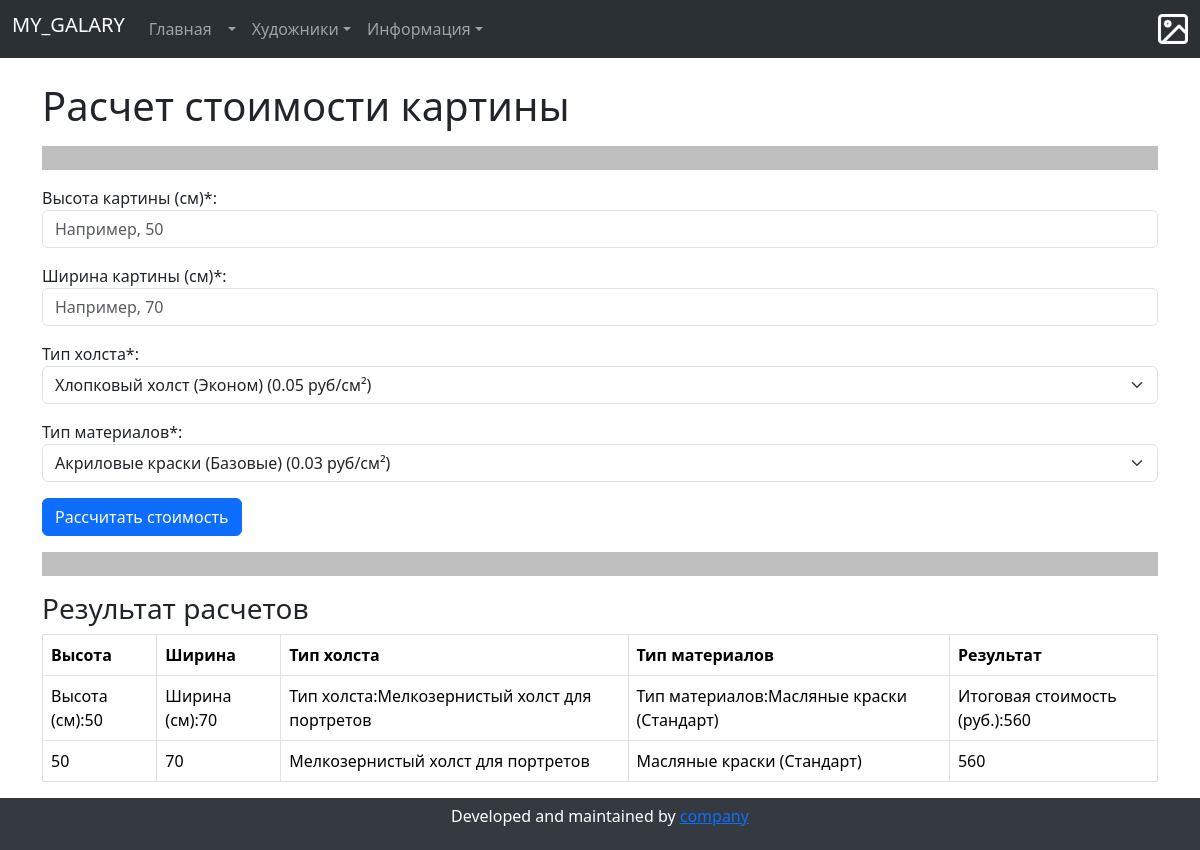
Screenshot of /controlWork1/calculate-artwork-cost/ (signed in) with the database file from the repository.
### controlWork1/models.py (models this page shows)
class CanvasType(models.Model):
    name = models.CharField("Название типа холста", max_length=100, unique=True)
    price_per_sq_cm = models.DecimalField(
        "Цена за см² (руб.)",
        max_digits=10,
        decimal_places=2,
        validators=[MinValueValidator(0.01, "Цена должна быть положительной.")],
    )
    def __str__(self):
        return f"{self.name} ({self.price_per_sq_cm} руб/см²)"
    class Meta:
        verbose_name = "Тип холста"
        verbose_name_plural = "Типы холстов"
        ordering = ["price_per_sq_cm", "name"]

class MaterialType(models.Model):
    name = models.CharField("Название типа материалов", max_length=100, unique=True)
    price_per_sq_cm = models.DecimalField(
        "Цена за см² (руб.)",
        max_digits=10,
        decimal_places=2,
        validators=[MinValueValidator(0.01, "Цена должна быть положительной.")],
    )
    def __str__(self):
        return f"{self.name} ({self.price_per_sq_cm} руб/см²)"
    class Meta:
        verbose_name = "Тип материалов"
        verbose_name_plural = "Типы материалов"
        ordering = ["price_per_sq_cm", "name"]

### controlWork1/views.py (the view)
# urls.py: path('calculate-artwork-cost/', views.calculate_artwork_cost_view, name='calculate_artwork_cost'),
def calculate_artwork_cost_view(request):
    last_calculation_details = None
    last_calculation_values_list = None
    form_submitted_successfully = request.session.pop(
        "form_submitted_successfully", False
    )
    if request.method == "POST":
        form = ArtworkCostCalculationForm(request.POST)
        if form.is_valid():
            height = form.cleaned_data["height"]
            width = form.cleaned_data["width"]
            canvas_type = form.cleaned_data["canvas_type"]
            material_type = form.cleaned_data["material_type"]
            area_sq_cm = height * width
            total_cost_decimal = (
                canvas_type.price_per_sq_cm + material_type.price_per_sq_cm
            ) * area_sq_cm
            calculated_cost_int = round(total_cost_decimal)
            instance = form.save(commit=False)
            instance.result_cost = calculated_cost_int
            instance.save()
            messages.success(request, "Стоимость картины успешно рассчитана!")
            request.session["form_submitted_successfully"] = True
            request.session["last_calculation_id"] = instance.id
            return redirect("controlWork1:calculate_artwork_cost")
        else:
            messages.error(request, "Пожалуйста, исправьте ошибки в форме.")
    else:
        form = ArtworkCostCalculationForm()
        last_calculation_id = request.session.pop("last_calculation_id", None)
        if last_calculation_id:
            try:
                last_instance = ArtworkCostCalculation.objects.get(
                    id=last_calculation_id
                )
                last_calculation_details = {
                    "Высота (см)": last_instance.height,
                    "Ширина (см)": last_instance.width,
                    "Тип холста": last_instance.canvas_type.name,  # Получаем имя связанного объекта
                    "Тип материалов": last_instance.material_type.name,  # Получаем имя связанного объекта
                    "Итоговая стоимость (руб.)": last_instance.result_cost,
                }
                last_calculation_values_list = [
                    last_instance.height,
                    last_instance.width,
                    last_instance.canvas_type.name,
                    last_instance.material_type.name,
                    last_instance.result_cost,
                ]
            except ArtworkCostCalculation.DoesNotExist:
                messages.warning(request, "Не удалось найти детали последнего расчета.")
                last_calculation_details = None
                last_calculation_values_list = None
    context = {
        "form": form,
        "last_calculation_details": last_calculation_details,
        "last_calculation_values_list": last_calculation_values_list,
        "form_submitted_successfully": form_submitted_successfully,
    }
    return render(request, "artwork_cost_form.html", context)

### controlWork1/templates/artwork_cost_form.html (shortened to what this page needs)
{% extends 'main_page.html' %}
{% load static %}
    {% block css %}
    <link href="{% static 'controlWork1Css/page5.css' %}" rel="stylesheet">
    {% endblock %}
    {% block content %}
    <div class='container mt-4'>
        <h1>Расчет стоимости картины</h1>
        <hr>
        <form method="post" novalidate>
            {% for field in form %}
                <div class="mb-3">
                    {{ field.label_tag }}
                    {{ field }}
                </div>
            {% endfor %}
            <button type="submit" class="btn btn-primary">Рассчитать стоимость</button>
        </form>
        {% if form_submitted_successfully and last_calculation_details and last_calculation_values_list %}
        <hr>
        <h3>Результат расчетов</h3>
        <table class="table table-bordered">
            <thead>
            <tr>
                <th scope="col">Высота</th>
                <th scope="col">Ширина</th>
                <th scope="col">Тип холста</th>
                <th scope="col">Тип материалов</th>
                <th scope="col">Результат</th>
            </tr>
            </thead>
            <tbody style="border-top: 0px;">
            <tr>
                {% for key, value in last_calculation_details.items %}
                    <td>{{ key }}:{{ value }}</td>
                {% endfor %}
            </tr>
            <tr>
                {% for item in last_calculation_values_list %}
                    <td>{{ item }}</td>
                {% endfor %}
            </tr>
            </tbody>
        </table>
        {% endif %}
    </div>
    {% endblock %}

### static/controlWork1Css/page5.css (style rules this page uses)
html, body { height: 100%; margin: 0; display: flex; flex-direction: column; }
.container { flex: 1; }
hr { color: black; width: 100%; border-width: 1.5rem; }

### rows the page displays
CanvasType: last_calculation_details "Мелкозернистый холст для портретов", last_calculation_values_list "Мелкозернистый холст для портретов"
MaterialType: last_calculation_details "Масляные краски (Стандарт)", last_calculation_values_list "Масляные краски (Стандарт)"

### other values shown
{{ field.label_tag }} "Высота картины (см)*:" "Ширина картины (см)*:" "Тип холста*:" "Тип материалов*:"
{{ key }} "Высота (см)" "Ширина (см)" "Тип холста" "Тип материалов" "Итоговая стоимость (руб.)"
{{ value }} "50" "70" "560"
{{ item }} "50" "70" "560"
